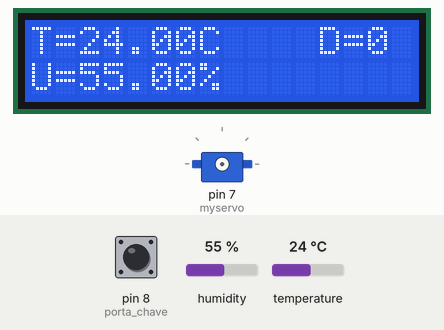
A sketch run on a simulated Arduino Uno, built with avr-gcc and run on an emulated ATmega328P. On the bench: 16×2 character LCD, servo. The inputs (shaded band) are chosen by the test bench; at power-on: pin 8 (porta_chave) HIGH, humidity 55 %, temperature 24 °C. The local clock reads 2024-03-15 10:24:30 at power-on unless the sketch sets it.

Above: at 1.2 s.
1.3 s: pin 8 (porta_chave) pulled LOW for 2.35 s
5.1 s: humidity set to 22 %
At 6.7 s:
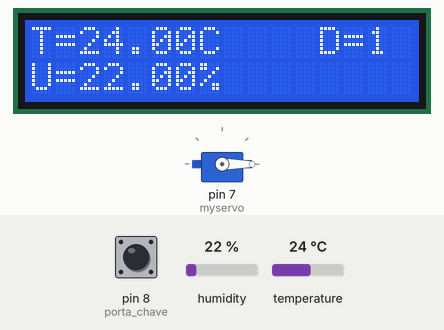
7.8 s: temperature set to 12 °C
At 10.6 s:
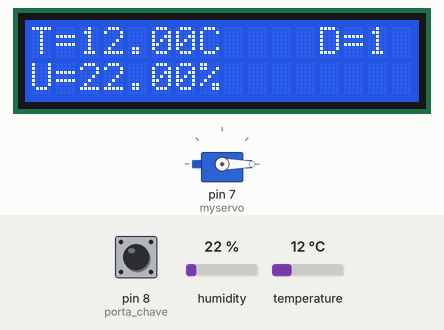
11.2 s: humidity set to 40 %
At 12.6 s:
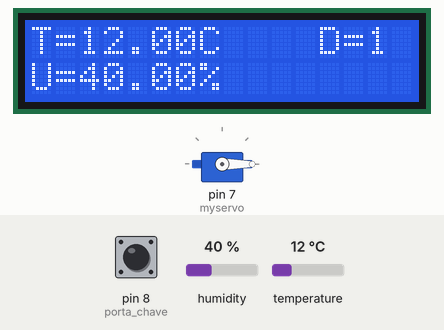
13.9 s: temperature set to 19 °C
At 16.6 s:
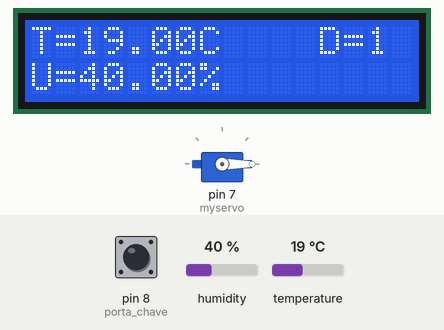
Timing chart, 0 to 18.1 s (numbered marks = the images above; inputs shaded):
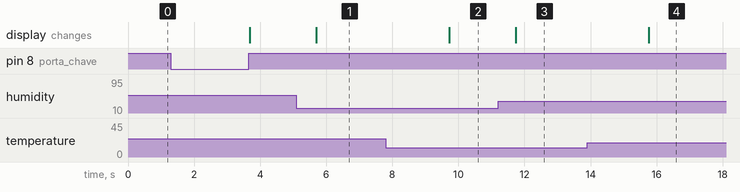

Measured:
- after the input at 5.1 s, the display: changes after 0.60 s (image 1)
- after the input at 7.8 s, the display: changes after 1.9 s (image 2)
- after the input at 11.2 s, the display: changes after 0.54 s (image 3)
- after the input at 13.9 s, the display: changes after 1.9 s (image 4)

The sketch:

chocadeira_completo.ino
```cpp
/**BIBLIOTECAS**/
#include <LiquidCrystal.h>                                                //Biblioteca do display LCD
#include <DS3231.h>                                                       //Biblioteca do RTC
#include "DHT.h"                                                          //Biblioteca do Sensor de Umidade e Temperatura
#include <Servo.h>                                                        //Biblioteca do Servo Motor

/**CONSTANTES**/
#define TEMPO_ATUALIZACAO 2000                                            //Constante que define o tempo do delay entre cada iteração
//Variávieis auxiliares
int porta_rele = 6;                                                      //Porta digital que o relé está plugado
float temperatura;                                                        //Variável que armazena a temperatura em cada loop
float umidade;                                                            //Variável que armazena a umidade em cada loop

/**PARÂMENTROS DO SENSOR DE TEMPERATURA**/
DHT dht(A0, DHT22);                                                 //Variável que define a porta e o modelo do sensor (no caso, as constantes definidas antes)

/**PARÂMETROS DO RTC**/
DS3231 rtc;                                                               //Variável do RTC
RTCDateTime dataehora;                                                    //Variável do objeto a ser instanciado com os valores do RTC

/**PARÂMETROS DO DISPLAY LCD**/
LiquidCrystal lcd (12, 11, 5, 4, 3, 2);                                    //Iniciação do objeto do Display LCD e sua respectiva pinagem digital
int porta_chave = 8;
int cont = 1;                                                             //Variável auxiliar a ser usada no controle de movimento do Servo Motor
int cntrIdaVolta = 0;                                                     //Variável auxiliar a ser usada no controle de movimento do Servo Motor para ida e volta
int contdias = 0;                                                         //Variável que armazena a quantidade de tempo que que se passou desde a inicialização do Arduíno
int dias;                                                                 //Variável auxiliar que armazena o valor do dia atual
Servo myservo;                                                            //Variável que representa o servo motor


//**SETUP**//
void setup () {
  pinMode(porta_chave, INPUT_PULLUP);
  Serial.begin(9600);                                                     //Inicio do Serial
  lcd.begin(16, 2);                                                       //Inicialização do Display LCD com 16 x 2 caracteres
  dht.begin();                                                            //Inicialização do Sensor de Umidade e Temperatura
  rtc.begin();                                                            //Inicialização do RTC
  rtc.setDateTime(__DATE__, __TIME__);                                    //Configurando os valores inicais para a data e horários atuais do computador
  RTCDateTime dataehora1 = rtc.getDateTime();                             //Instanciando a variável auxiliar da contagem de dias para o valor atual do RTC
  dias = dataehora1.minute;                                               //Usando a variável auxiliar anterior, inicia-se a contagem de dias do Arduíno ligado(MUDAR DE MINUTE PARA day)

}

void ida(){
  myservo.attach(7);
  myservo.write(0);
  delay(1600);
  myservo.detach();
}
void volta(){
  myservo.attach(7);
  myservo.write(240);
  delay(1600);
  myservo.detach();
}

//**LOOP**//
void loop () {
 if(digitalRead(porta_chave) == LOW && millis() < 10000){ //SE A LEITURA DO PINO FOR IGUAL A LOW, FAZ
      ida();
  }
  dataehora = rtc.getDateTime();                                         //Atribuindo valores instantâneos de data e hora à instância dataehora
  temperatura = dht.readTemperature();                                   //Armazenando a temperatura do loop atual
  umidade = dht.readHumidity();                                          //Armazenando a umidade do loop atual
  lcd.clear();                                                           //Apaga o conteúdo exibido no display
  lcd.setCursor(0, 0);                                                   //posiciona o cursor na coordenada especificada
  lcd.print("T=");                                                       //exibir no LCD
  lcd.print(temperatura);                                                //exibir no LCD (Valor da temperatura)
  lcd.print("C");                                                        //exibir no LCD
  lcd.setCursor(0, 1);                                                   //posiciona o cursor na coordenada especificada
  lcd.print("U=");                                                       //exibir no LCD
  lcd.print(umidade);                                                    //exibir no LCD (Valor da umidade)
  lcd.print("%");                                                        //exibir no LCD
  lcd.setCursor(12, 0);                                                  //posiciona o cursor na coordenada especificada
  lcd.print("D=");                                                       //exibir no LCD
  lcd.print(contdias);                                                   //exibir no LCD (Quantidade de dias desde o inicio)

  //Condicional de incremento dos dias
  if (dataehora.day != dias) {
    contdias++;                                                          //Incrementando a unidade tempo monitorada(Quantidade de Dias desde o início do funcionamento)
    dias = dataehora.day;                                                //A variável que armazena o 'controle' da unidade de tempo é atualizada no instante da mudança
  }

  /*
    Condicional de monitoramento de acionamento do Servo Motor.
    Como o motor é pra ser acionado a cada 2 horas, verifica se a quantidade de horas é divisível por 2,
    se for E a variável de controle estiver disponível, o motor é acionado e a variável de controle é alterada
    para que isso só seja feito uma vez por ciclo de tempo
  */
  if (dataehora.hour % 3 == 0 && cont == 1 && contdias <= 19 && cntrIdaVolta == 0 && contdias > 2) {
    volta();                                                               //A função que aciona o motor é chamada para ir
    cont++;                                                              //A variável de controle é alterada para que no proximo loop, não entre nessa condição
    cntrIdaVolta = 1;
  }
  /*
    Condicional de monitoramento de acionamento do Servo Motor.
    Como o motor é pra ser acionado a cada 2 horas, verifica se a quantidade de horas é divisível por 2,
    se for E a variável de controle estiver disponível, o motor é acionado e a variável de controle é alterada
    para que isso só seja feito uma vez por ciclo de tempo
  */
  if (dataehora.hour % 3 == 0 && cont == 1 && contdias <= 19 && cntrIdaVolta == 1 && contdias > 2) {
    ida();                                                               //A função que aciona o motor é chamada para ir
    cont++;                                                              //A variável de controle é alterada para que no proximo loop, não entre nessa condição7
    cntrIdaVolta = 0;
  }
  /*
    Condicional de monitoramento de acionamento do Servo Motor.
    Quando a hora for ímpar, a variável de controle volta ao estado de permissão da estrutura anterior
  */
  if (dataehora.hour % 3 != 0) {                                         //O valor inteiro representa o tempo que o motor vai voltar poder ser utilizada
    cont = 1;                                                            //A variável de controle é alterada para que seja permissinado novamente o acionamento do motor
  }
  /*
    Condicional que faz o relé desligar a lâmpada caso a temperatura seja maior que a estipulada
  */
  if (temperatura >= 37.8) {
    digitalWrite(porta_rele, LOW);                                       //Comando que desliga a porta do relé
  }
  /*
    Condicional que faz o relé ligar a lâmpada caso a temperatura seja menor que a estipulada
  */
  else if (temperatura <= 37.3) {
    digitalWrite(porta_rele, HIGH);                                      //Comando que liga a porta do relé
  }
  delay(TEMPO_ATUALIZACAO);                                              //Tempo de atualização do Loop

}
```
